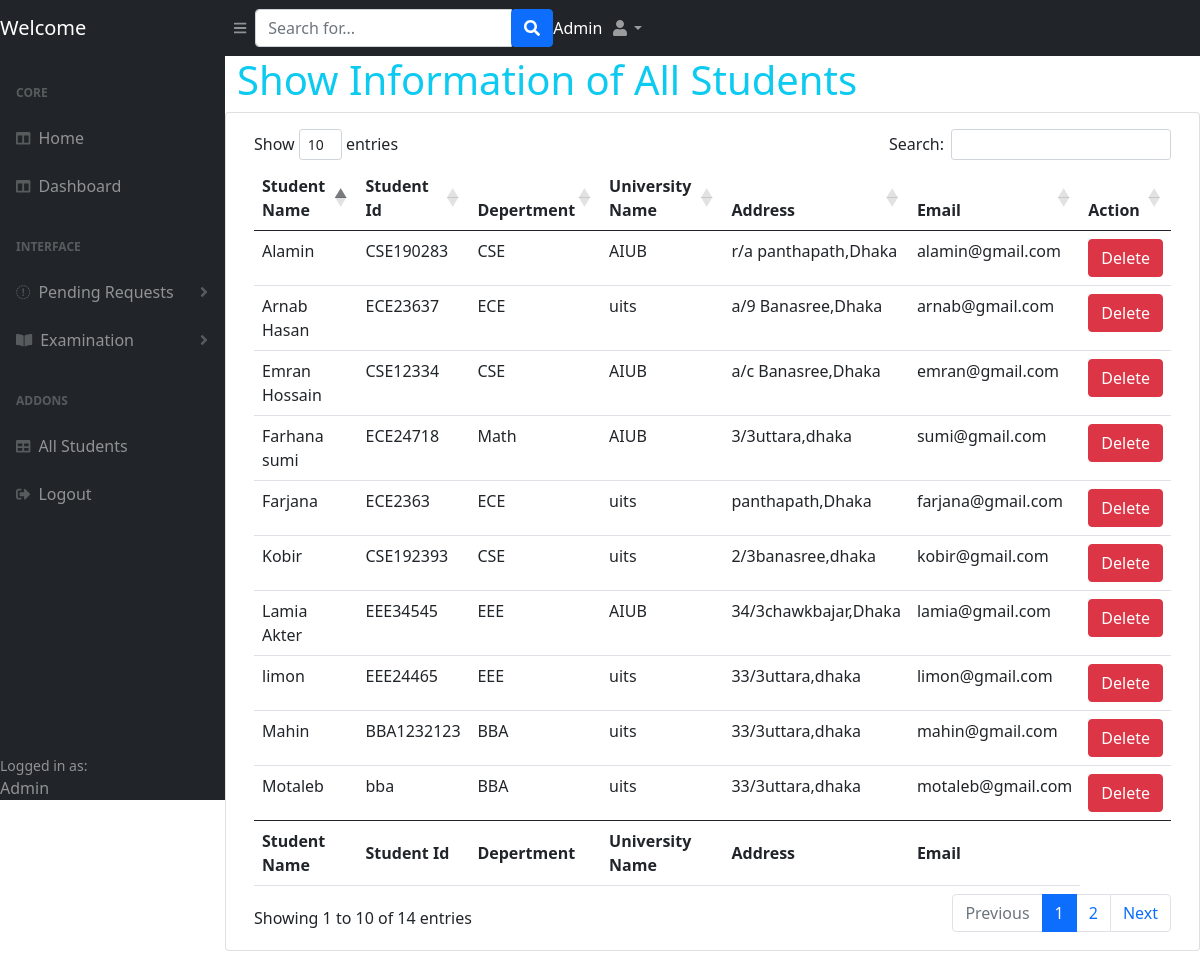
Screenshot of /allstudents.php (signed in) with the database file from the repository.
### tables this page shows
CREATE TABLE `student` (
  `id` int(10) NOT NULL,
  `student_name` varchar(255) NOT NULL,
  `student_id` varchar(255) NOT NULL,
  `dept` varchar(255) NOT NULL,
  `u_name` varchar(255) NOT NULL,
  `address` varchar(255) NOT NULL,
  `email` varchar(255) NOT NULL,
  `password` varchar(255) NOT NULL,
  `approval` tinyint(1) NOT NULL DEFAULT 0
);

### allstudents.php (the view, shortened to what this page needs)
<?php
require('functions.php');
$result = $function->view_student();
?>
<!DOCTYPE html>
<html>
<head>
   <link href="css/styles.css" rel="stylesheet" />
   <link href="https://cdn.datatables.net/1.10.20/css/dataTables.bootstrap4.min.css" rel="stylesheet" />
</head>
<body class="sb-nav-fixed">
   <nav class="sb-topnav navbar navbar-expand navbar-dark bg-dark">
      <h2 class="navbar-brand">Welcome</h2>
      <button class="btn btn-link btn-sm order-1 order-lg-0" id="sidebarToggle" href="#"><i class="fas fa-bars"></i></button>
      <form class="d-none d-md-inline-block form-inline ml-auto mr-0 mr-md-3 my-2 my-md-0">
         <div class="input-group">
            <input class="form-control" type="text" placeholder="Search for..." aria-label="Search" aria-describedby="basic-addon2" />
            <div class="input-group-append">
               <button class="btn btn-primary" type="button"><i class="fas fa-search"></i></button>
            </div>
         </div>
      </form>
      <ul class="navbar-nav ml-auto ml-md-0" style="color: white;">
      </ul>
      <ul class="navbar-nav ml-auto ml-md-0">
         <li class="nav-item dropdown">
            <a class="nav-link dropdown-toggle" id="userDropdown" href="#" role="button" data-toggle="dropdown" aria-haspopup="true" aria-expanded="false"><i class="fas fa-user fa-fw"></i></a>
         </li>
      </ul>
   </nav>
   <div id="layoutSidenav">
      <div id="layoutSidenav_nav">
         <nav class="sb-sidenav accordion sb-sidenav-dark" id="sidenavAccordion">
            <div class="sb-sidenav-menu">
               <div class="nav">
                  <div class="sb-sidenav-menu-heading">Core</div>
                  <a class="nav-link" href="home.php">
                     <div class="sb-nav-link-icon"><i class="fas fa-columns"></i>
                     </div> Home
                  </a>
                  <a class="nav-link" href="admin.php">
                     <div class="sb-nav-link-icon"><i class="fas fa-columns"></i>
                     </div>Dashboard
                  </a>
                  <div class="sb-sidenav-menu-heading">Interface</div>
                  <a class="nav-link collapsed" href="#" data-toggle="collapse" data-target="#collapsePending" aria-expanded="false" aria-controls="collapsePending">
                     <div class="sb-nav-link-icon"><i class="fas fa-exclamation-square"></i></div>
                     Pending Requests
                     <div class="sb-sidenav-collapse-arrow"><i class="fas fa-angle-down"></i></div>
                  </a>
                  <a class="nav-link collapsed" href="#" data-toggle="collapse" data-target="#collapsePages" aria-expanded="false" aria-controls="collapsePages">
                     <div class="sb-nav-link-icon"><i class="fas fa-book-open"></i></div>
                     Examination
                     <div class="sb-sidenav-collapse-arrow"> <i class="fas fa-angle-down"></i> </div>
                  </a>
                  <div class="sb-sidenav-menu-heading">Addons</div>
                  <a class="nav-link" href="allstudents.php">
                     <div class="sb-nav-link-icon"><i class="fas fa-table"></i></div>
                     All Students
                  </a>
                  <a class="nav-link" href="logout.php">
                     <div class="sb-nav-link-icon"><i class="fas fa-sign-out-alt"></i></div>
                     Logout
                  </a>
               </div>
            </div>
            <div class="ml-4">
               <div class="small">Logged in as:</div>
               Admin
            </div>
         </nav>
      </div>
      <div id="layoutSidenav_content">
         <div class="container">
            <div class="row justify-content-center">
               <h1 class="text-info"> Show Information of All Students</h1>
               <div class="card mb-4">
                  <div class="card-body">
                     <div class="table-responsive">
                        <table class="table table-hover table-border" id="dataTable" width="100%" cellspacing="0">
                           <thead>
                              <tr>
                                 <th>Student Name</th>
                                 <th>Student Id</th>
                                 <th>Depertment</th>
                                 <th>University Name</th>
                                 <th>Address</th>
                                 <th>Email</th>
                                 <th>Action</th>
                              </tr>
                           </thead>
                           <?php
                           while ($row = $result->fetch_assoc()) { ?>
                              <tr>
                                 <td><?= $row['student_name']; ?> </td>
                                 <td><?= $row['student_id']; ?> </td>
                                 <td><?= $row['dept']; ?> </td>
                                 <td><?= $row['u_name']; ?> </td>
                                 <td><?= $row['address']; ?> </td>
                                 <td><?= $row['email']; ?> </td>
                                 <td>
                                    <a href="allstudents.php?delete=<?= ($row['id']); ?>" class="btn btn-danger" type="submit" name="delete">Delete</a>
                                 </td>
                              </tr>
                           <?php   }  ?>
                           <tfoot>
                              <tr>
                                 <th>Student Name</th>
                                 <th>Student Id</th>
                                 <th>Depertment</th>
                                 <th>University Name</th>
                                 <th>Address</th>
                                 <th>Email</th>
                              </tr>
                           </tfoot>
                        </table>
                     </div>
                  </div>
               </div>
            </div>
         </div>
      </div>
</body>
</html>

### rows the page displays
student: student_name "Farhana sumi", student "ECE24718", dept "Math", u_name "AIUB", address "3/3uttara,dhaka", email "sumi@gmail.com"
student: student_name "Lamia Akter", student "EEE34545", dept "EEE", u_name "AIUB", address "34/3chawkbajar,Dhaka", email "lamia@gmail.com"
student: student_name "Emran Hossain", student "CSE12334", dept "CSE", u_name "AIUB", address "a/c Banasree,Dhaka", email "emran@gmail.com"
student: student_name "Farjana", student "ECE2363", dept "ECE", u_name "uits", address "panthapath,Dhaka", email "farjana@gmail.com"
student: student_name "Alamin", student "CSE190283", dept "CSE", u_name "AIUB", address "r/a panthapath,Dhaka", email "alamin@gmail.com"
student: student_name "Arnab Hasan", student "ECE23637", dept "ECE", u_name "uits", address "a/9 Banasree,Dhaka", email "arnab@gmail.com"
student: student_name "Kobir", student "CSE192393", dept "CSE", u_name "uits", address "2/3banasree,dhaka", email "kobir@gmail.com"
student: student_name "limon", student "EEE24465", dept "EEE", u_name "uits", address "33/3uttara,dhaka", email "limon@gmail.com"
student: student_name "Motaleb", student "bba", dept "BBA", u_name "uits", address "33/3uttara,dhaka", email "motaleb@gmail.com"
student: student_name "Mahin", student "BBA1232123", dept "BBA", u_name "uits", address "33/3uttara,dhaka", email "mahin@gmail.com"

### other values shown
$name "Admin"
